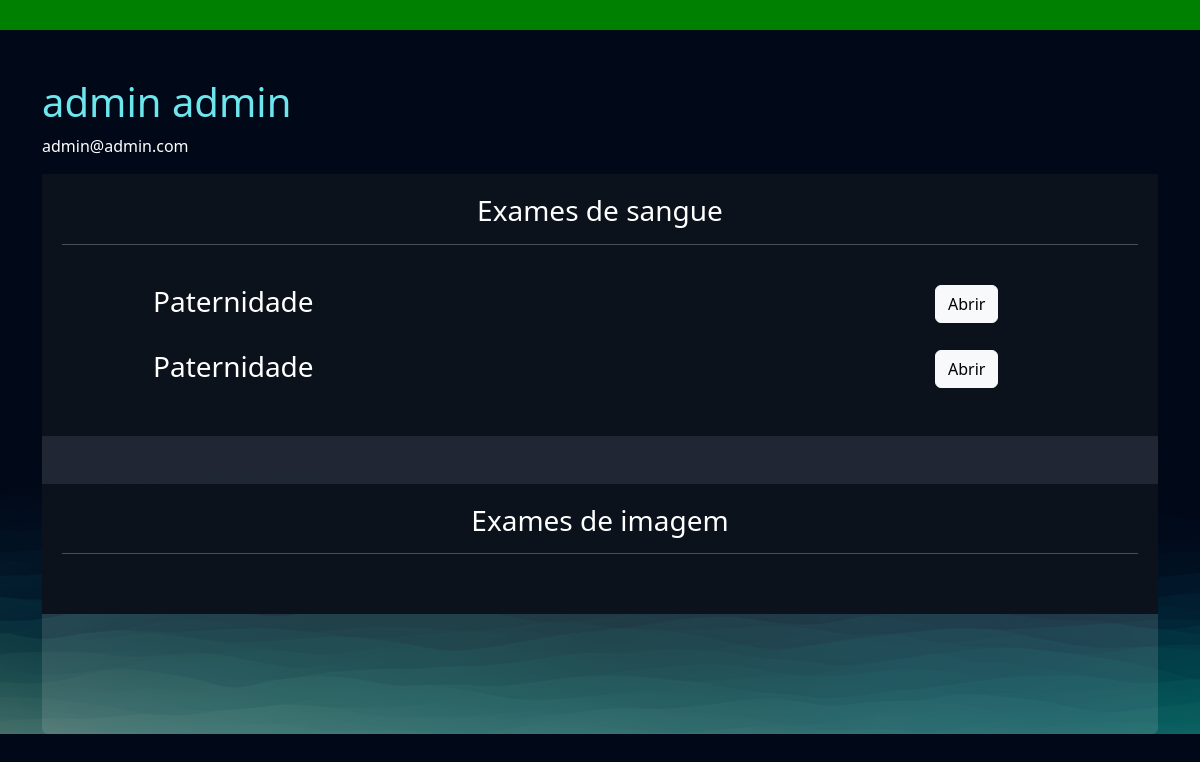
/empresarial/cliente/4 (signed in), run on the app's committed database.
### exames/models.py (models this page shows, shortened)
class SolicitacaoExame(models.Model):
    choice_status = (("E", "Em análise"), ("F", "Finalizado"))
    usuario = models.ForeignKey(User, on_delete=models.DO_NOTHING)
    exame = models.ForeignKey(TiposExames, on_delete=models.DO_NOTHING)
    status = models.CharField(max_length=2, choices=choice_status)
    resultado = models.FileField(upload_to="resultados", null=True, blank=True)
    requer_senha = models.BooleanField(default=False)
    senha = models.CharField(max_length=6, null=True, blank=True)

class TiposExames(models.Model):
    tipo_choices = (("I", "Exame de imagem"), ("S", "Exame de Sangue"))
    nome = models.CharField(max_length=50)
    tipo = models.CharField(max_length=2, choices=tipo_choices)
    preco = models.FloatField()
    disponivel = models.BooleanField(default=True)
    horario_inicial = models.IntegerField()
    horario_final = models.IntegerField()

### empresarial/views.py (the view)
# urls.py: path('cliente/<int:cliente_id>', views.cliente, name="cliente"),
@staff_member_required
def cliente(request, cliente_id):
    cliente = User.objects.get(id=cliente_id)
    exames = SolicitacaoExame.objects.filter(usuario=cliente)
    return render(request, 'cliente.html', {'cliente': cliente, 'exames': exames})

### empresarial/templates/cliente.html (shortened to what this page needs)
{% extends "bases/base.html" %}
{% load static %}
{% block 'head' %}
    <link href="{% static 'exames/css/css.css' %}" rel="stylesheet">
    <link href="{% static 'exames/css/gerenciar_pedidos.css' %}" rel="stylesheet">
    <link href="{% static 'exames/css/gerenciar_exames.css' %}" rel="stylesheet">
{% endblock 'head' %}
{% block 'conteudo' %}
    <br>
    <br>
    <div class="container">
        <h3 class="font-destaque">{{cliente.get_full_name}}</h3>
        <p>{{cliente.email}}</p>
        <div class="card card-view">
            <div class="sub-card">
                <h3>Exames de sangue</h3>
                <hr>
                <br>
                {% for exame in exames  %}
                    {% if  exame.exame.tipo == 'S'%}
                        <div class="row">
                            <div class="col-md"><h3>{{exame.exame.nome}}</h3></div>
                            <div class="col-md">{{exame.badge_template}}</div>
                            <div class="col-md">
                                <a href="{% url "exame_cliente" exame.id %}" class="btn btn-light">Abrir</a>
                            </div>
                        </div>
                        <br>
                    {% endif %}
                {% endfor %}
            </div>
            <br>
            <br>
            <div class="sub-card">
                <h3>Exames de imagem</h3>
                <hr>
                <br>
            </div>
        </div>
    </div>
{% endblock 'conteudo' %}

### templates/static/exames/css/css.css (style rules this page uses)
body { background-image: url('/static/geral/img/bg2.png'); background-size: cover; }
.card { background-color: rgba(217, 217, 217, .14); color: white; padding: 15px; }

### templates/static/exames/css/gerenciar_pedidos.css (style rules this page uses)
.card-view { text-align: center; padding: 0; border: none; height: 70vh; }

### templates/static/exames/css/gerenciar_exames.css (style rules this page uses)
.sub-card { background-color: var(--dark-color); padding: 20px; }

### templates/static/geral/css/base.css (style rules this page uses)
:root { --main-color: #151C34; --dark-color: #0C121C; --light-color: #6DE6EE; --contrast-color: #f4c96b; --differential-color: #066668; }
* { color: white }
.font-destaque { color: var(--light-color); font-size: 40px; }

### data on the page
SolicitacaoExame: exame.nome "Paternidade"
SolicitacaoExame: exame.nome "Paternidade"

### other printed values
{{ cliente.get_full_name }} "admin admin"
{{ cliente.email }} "admin@admin.com"
